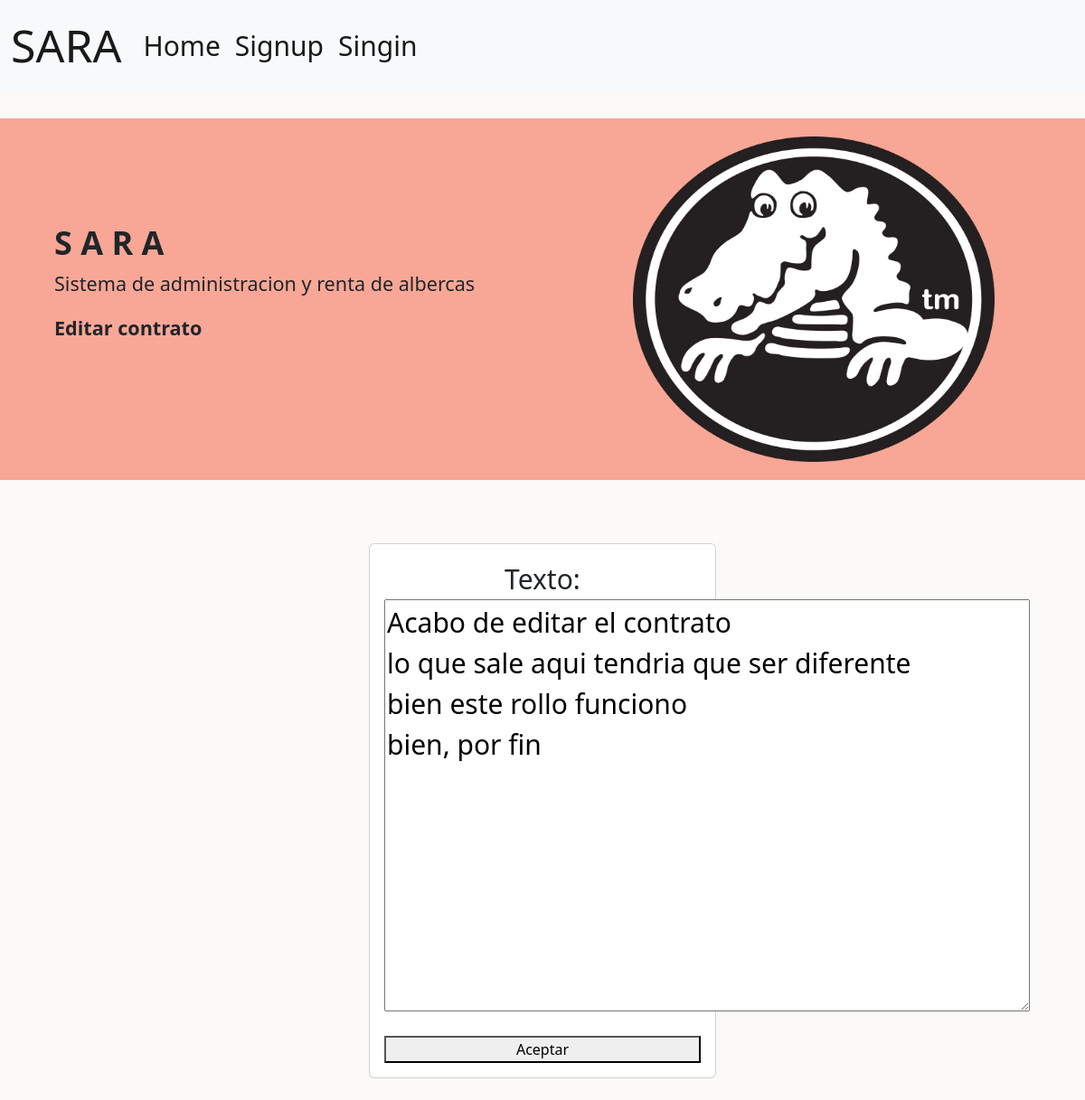
Page /Profile/My_pools/Contract/Edit/1 on the earlier database version.
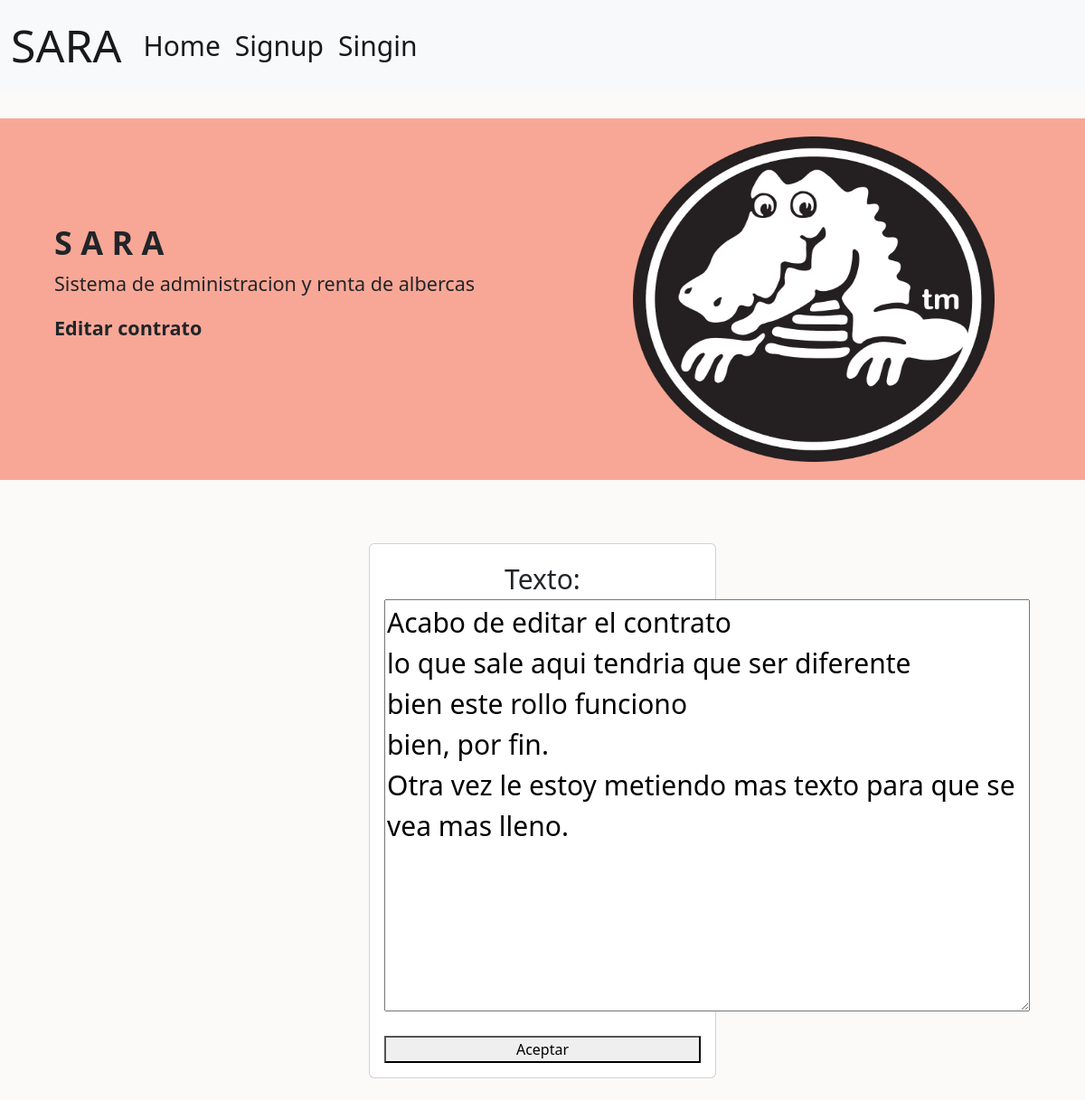
Same page on the later database version.
### sara/models.py (models this page shows, shortened)
class Contrato_texto(models.Model):
    texto = models.TextField(max_length = 500)
    picina = models.ForeignKey(Picina, on_delete = models.CASCADE)

### sara/views.py (the view)
# urls.py: path('Profile/My_pools/Contract/Edit/<int:Pool_contract_id>', views.Contract_edit, name = 'Contract_edit'),
def Contract_edit(request, Pool_contract_id):
    Contract = get_object_or_404(Contrato_texto, pk = Pool_contract_id )
    if request.method == 'GET':
        form = Contract_text(instance = Contract)
        return render(request, 'Contract_edit.html',{
            'form': form
        })
    else:
        form = Contract_text(request.POST, instance = Contract)
        form.save()
        return redirect('/Profile/My_pools')

### sara/forms.py
class Contract_text(ModelForm):
    class Meta:
        model = Contrato_texto
        fields = ['texto']

### sara/templates/Contract_edit.html (shortened to what this page needs)
{%extends 'Navigation.html'%}
{%block content%}
<div class="dj-banner">
    <div class="dj-bg">
        <img src="\static\cocote.webp" alt="" width="400px" height="400px">
        <div class="dj-text">
            <h1><b>S A R A</b></h1>
            <p>Sistema de administracion y renta de albercas</p>
            <p><b>Editar contrato</b></p>
        </div>
    </div>
</div>
    <br>
    <main calss = "container">
        <div class="row">
        <div class = "col-md-4 offset-md-4">
            <form class = "card card-body text-center" action="#" method="POST">
                {{form.as_p}}
                <button>
                    Aceptar
                </button>
            </form>
        </div>
        </div>
    </main>
    <br>
{%endblock%}

Differences in the rows shown:
changed Contrato_texto: texto "Acabo de editar el contrato lo que sale aqui tendria que ser diferente bien este rollo funciono bien, por fin" → "…rollo funciono bien, por fin. Otra vez le estoy metiendo mas texto para que se vea mas lleno."
